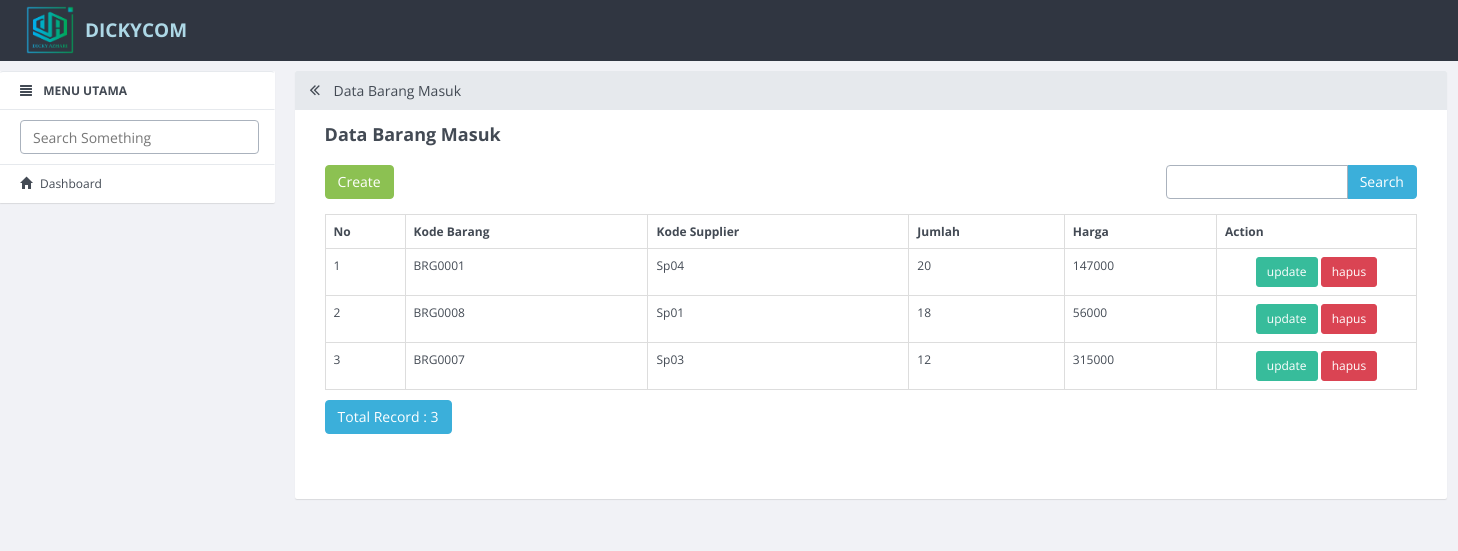
Page /index.php/barang_masuk on the committed database.
### tables this page shows
CREATE TABLE `barang_masuk` (
  `id_barang_masuk` int(11) NOT NULL,
  `kode_barang` varchar(10) DEFAULT NULL,
  `kode_supplier` varchar(10) DEFAULT NULL,
  `jumlah` int(3) DEFAULT NULL,
  `harga` int(10) DEFAULT NULL
);

### application/controllers/Barang_masuk.php (called while the page is built, shortened)
<?php
class Barang_masuk extends CI_Controller
{
    function __construct()
    {
        $this->load->model('Barang_masuk_model');
        $this->load->library('form_validation');
    }
    public function index()
    {
        $q = urldecode($this->input->get('q', TRUE));
        $start = intval($this->input->get('start'));
        if ($q <> '') {
            $config['base_url'] = base_url() . 'barang_masuk/index.html?q=' . urlencode($q);
            $config['first_url'] = base_url() . 'barang_masuk/index.html?q=' . urlencode($q);
        } else {
            $config['base_url'] = base_url() . 'barang_masuk/index.html';
            $config['first_url'] = base_url() . 'barang_masuk/index.html';
        }
        $config['per_page'] = 10;
        $config['page_query_string'] = TRUE;
        $config['total_rows'] = $this->Barang_masuk_model->total_rows($q);
        $barang_masuk = $this->Barang_masuk_model->get_limit_data($config['per_page'], $start, $q);
        $this->load->library('pagination');
        $this->pagination->initialize($config);
        $data = array(
            'barang_masuk_data' => $barang_masuk,
            'q' => $q,
            'pagination' => $this->pagination->create_links(),
            'total_rows' => $config['total_rows'],
            'start' => $start,
            'konten' => 'barang_masuk/barang_masuk_list',
            'judul' => 'Data Barang Masuk',
        );
        $this->load->view('v_index', $data);
    }
}

### index.php (called while the page is built, shortened)
<?php
require_once BASEPATH.'core/CodeIgniter.php';

### application/config/config.php (called while the page is built, shortened)
<?php
$config['base_url'] = "http://".$_SERVER['HTTP_HOST'];
$config['base_url'] .= preg_replace('@/+$@','',dirname($_SERVER['SCRIPT_NAME'])).'/';
$config['index_page'] = '';
$config['uri_protocol']	= 'REQUEST_URI';
$config['url_suffix'] = '.html';
$config['language']	= 'english';
$config['charset'] = 'UTF-8';
$config['enable_hooks'] = FALSE;
$config['subclass_prefix'] = 'MY_';
$config['composer_autoload'] = FALSE;
$config['permitted_uri_chars'] = 'a-z 0-9~%.:_\-';
$config['enable_query_strings'] = FALSE;
$config['controller_trigger'] = 'c';
$config['function_trigger'] = 'm';
$config['directory_trigger'] = 'd';
$config['allow_get_array'] = TRUE;
$config['log_threshold'] = 0;
$config['log_path'] = '';
$config['log_file_extension'] = '';
$config['log_file_permissions'] = 0644;
$config['log_date_format'] = 'Y-m-d H:i:s';
$config['error_views_path'] = '';
$config['cache_path'] = '';
$config['cache_query_string'] = FALSE;
$config['encryption_key'] = '';
$config['sess_driver'] = 'files';
$config['sess_cookie_name'] = 'ci_session';
$config['sess_expiration'] = 7200;
$config['sess_save_path'] = NULL;
$config['sess_match_ip'] = FALSE;
$config['sess_time_to_update'] = 300;
$config['sess_regenerate_destroy'] = FALSE;
$config['cookie_prefix']	= '';
$config['cookie_domain']	= '';
$config['cookie_path']		= '/';
$config['cookie_secure']	= FALSE;
$config['cookie_httponly'] 	= FALSE;
$config['standardize_newlines'] = FALSE;
$config['global_xss_filtering'] = FALSE;
$config['csrf_protection'] = FALSE;
$config['csrf_token_name'] = 'csrf_test_name';
$config['csrf_cookie_name'] = 'csrf_cookie_name';
$config['csrf_expire'] = 7200;
$config['csrf_regenerate'] = TRUE;
$config['csrf_exclude_uris'] = array();
$config['compress_output'] = FALSE;
$config['time_reference'] = 'local';
$config['rewrite_short_tags'] = FALSE;
$config['proxy_ips'] = '';

### application/models/Barang_masuk_model.php (called while the page is built, shortened)
<?php
class Barang_masuk_model extends CI_Model
{
    public $table = 'barang_masuk';
    public $id = 'id_barang_masuk';
    public $order = 'DESC';
    function total_rows($q = NULL) {
        $this->db->like('id_barang_masuk', $q);
	$this->db->or_like('kode_barang', $q);
	$this->db->or_like('kode_supplier', $q);
	$this->db->or_like('jumlah', $q);
	$this->db->or_like('harga', $q);
	$this->db->from($this->table);
        return $this->db->count_all_results();
    }
    function get_limit_data($limit, $start = 0, $q = NULL) {
        $this->db->order_by($this->id, $this->order);
        $this->db->like('id_barang_masuk', $q);
	$this->db->or_like('kode_barang', $q);
	$this->db->or_like('kode_supplier', $q);
	$this->db->or_like('jumlah', $q);
	$this->db->or_like('harga', $q);
	$this->db->limit($limit, $start);
        return $this->db->get($this->table)->result();
    }
}

### application/views/barang_masuk/barang_masuk_list.php (the view, shortened to what this page needs)
<div class="row" style="margin-bottom: 10px">
            <div class="col-md-4">
                <?php echo anchor(site_url('barang_masuk/create'),'Create', 'class="btn btn-success"'); ?>
            </div>
            <div class="col-md-4 text-center">
            </div>
            <div class="col-md-1 text-right">
            </div>
            <div class="col-md-3 text-right">
                <form action="<?php echo site_url('barang_masuk/index'); ?>" class="form-inline" method="get">
                    <div class="input-group">
                        <input type="text" class="form-control" name="q" value="<?php echo $q; ?>">
                        <span class="input-group-btn">
                          <button class="btn btn-primary" type="submit">Search</button>
                        </span>
                    </div>
                </form>
            </div>
        </div>
        <table class="table table-bordered" style="margin-bottom: 10px">
            <tr>
                <th>No</th>
        <th>Kode Barang</th>
        <th>Kode Supplier</th>
        <th>Jumlah</th>
        <th>Harga</th>
        <th>Action</th>
            </tr><?php
            foreach ($barang_masuk_data as $barang_masuk)
            {
                ?>
                <tr>
            <td width="80px"><?php echo ++$start ?></td>
            <td><?php echo $barang_masuk->kode_barang ?></td>
            <td><?php echo $barang_masuk->kode_supplier ?></td>
            <td><?php echo $barang_masuk->jumlah ?></td>
            <td><?php echo $barang_masuk->harga ?></td>
            <td style="text-align:center" width="200px">
                <a href="barang_masuk/update/<?php echo $barang_masuk->id_barang_masuk ?>" class="btn btn-info btn-sm">update</a>
				<a href="barang_masuk/delete/<?php echo $barang_masuk->id_barang_masuk ?>" class="btn btn-danger btn-sm" onclick="javasciprt: return confirm('Are You Sure ?')">hapus</a>
            </td>
        </tr>
                <?php
            }
            ?>
        </table>
        <div class="row">
            <div class="col-md-6">
                <a href="#" class="btn btn-primary">Total Record : <?php echo $total_rows ?></a>
        </div>
            <div class="col-md-6 text-right">
            </div>
        </div>

### rows in the picture
barang_masuk: kode_barang "BRG0001", kode_supplier "Sp04", jumlah "20", harga "147000"
barang_masuk: kode_barang "BRG0008", kode_supplier "Sp01", jumlah "18", harga "56000"
barang_masuk: kode_barang "BRG0007", kode_supplier "Sp03", jumlah "12", harga "315000"

### other values in the picture
$judul "Data Barang Masuk"
$total_rows "3"
